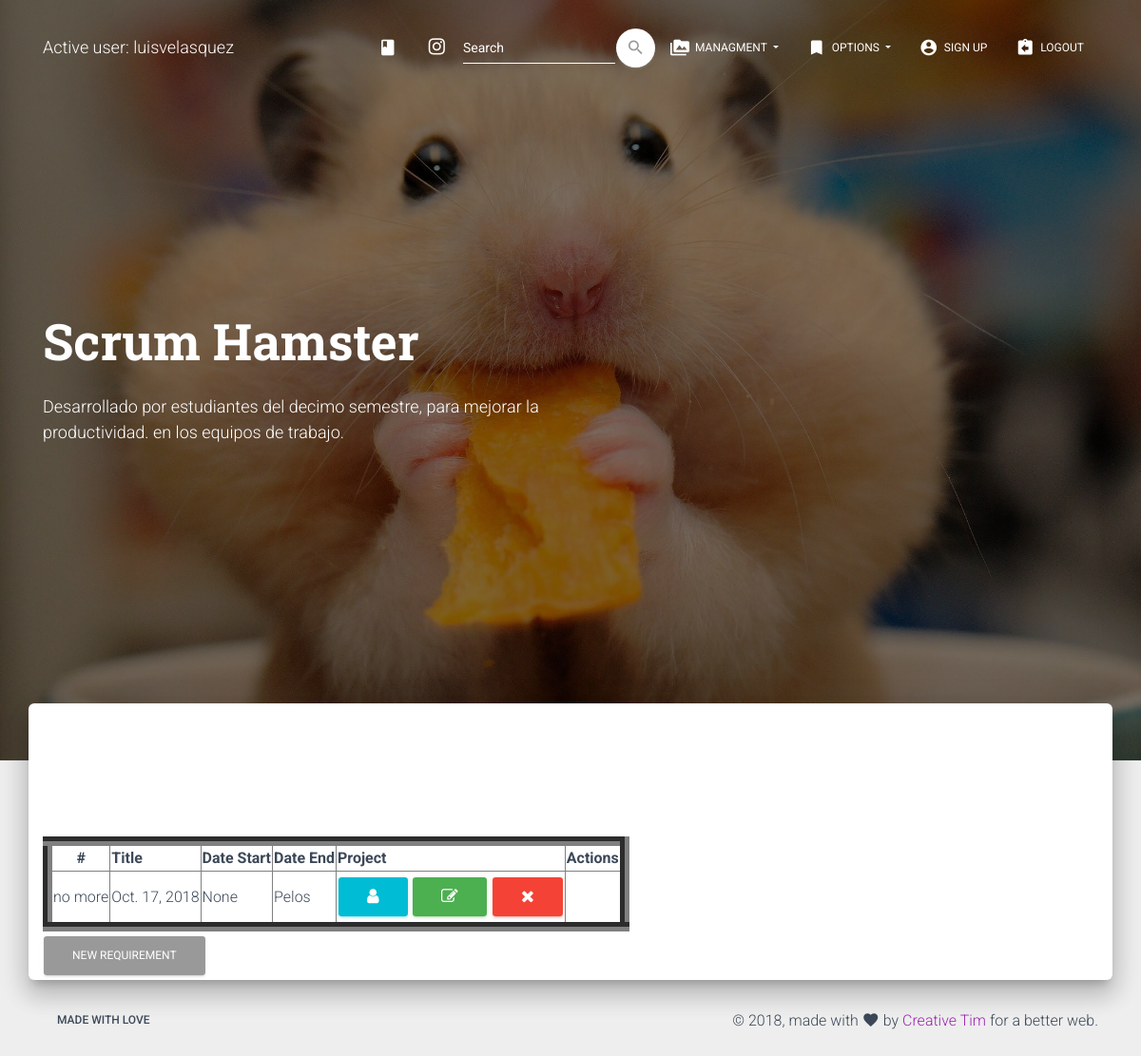
The page /list_requirement (signed in) on the database its author committed.
### modules/models.py (models this page shows, shortened)
class requirement(models.Model):
	title = models.CharField(max_length = 45)
	description = models.TextField()
	start_date = models.DateField(auto_now_add = True)
	end_date = models.DateField(blank = True, null = True)
	project_id = models.ForeignKey(project, on_delete = models.CASCADE)

class project(models.Model):
    name = models.CharField(max_length = 75)
    percent = models.PositiveSmallIntegerField()
    created_at = models.DateField(auto_now_add = True)
    file = models.URLField(blank = True)
    client_id = models.ForeignKey(client, on_delete = models.CASCADE)
    def __str__(self):
        return '%s' % (self.name)

### modules/views.py (the view)
# urls.py: path('list_requirement', list_requirement, name = 'list_requirement'),
@login_required
def list_requirement(request):
	data = requirement.objects.all()
	return render(request, 'requirement/requirement_list.html', {'data': data})

### modules/templates/requirement/requirement_list.html
{% extends 'base.html' %}
{% block content %}
<table border="10">
	<thead>
        <tr>
            <th class="text-center">#</th>
            <th>Title</th>
            <th>Date Start</th>
            <th>Date End</th>
            <th>Project</th>
            <th class="text-right">Actions</th>
        </tr>
    </thead>
{% for i in data %}
	<tr>
		<td>{{ i.title }}</td>
		<td>{{ i.start_date }}</td>
		<td>{{ i.end_date }}</td>
		<td>{{ i.project_id }}</td>
		<td class="td-actions text-right">
                <a href="{% url 'view_requirement' i.id %}" rel="tooltip" title="View Project" class="btn btn-info btn-simple btn-xs">
                    <i class="fa fa-user"></i>
                </a>
                <a href="{% url 'update_requirement' i.id %}" rel="tooltip" title="Edit Project" class="btn btn-success btn-simple btn-xs">
                    <i class="fa fa-edit"></i>
                </a>
                <a href="{% url 'delete_requirement' i.id %}" rel="tooltip" title="Remove" class="btn btn-danger btn-simple btn-xs">
                    <i class="fa fa-times"></i>
                </a>
            </td>
{% endfor %}
</table>
<a href="{% url 'create_requirement' %}" class="btn btn-pr">New requirement</a>
{% endblock %}

### modules/templates/base.html (shortened to what this page needs)
<!DOCTYPE html>
<html lang="en">
{% load static %}
<head>
  <link rel="stylesheet" href="https://maxcdn.bootstrapcdn.com/font-awesome/latest/css/font-awesome.min.css">
  <link href="{% static 'css/material-kit.css' %}" rel="stylesheet" />
  <link href="{% static 'demo/demo.css' %}" rel="stylesheet" />
</head>
<body class="landing-page sidebar-collapse">
  <nav class="navbar navbar-transparent navbar-color-on-scroll fixed-top navbar-expand-lg" color-on-scroll="100" id="sectionsNav">
    <div class="container">
      <div class="navbar-translate">
        {% if user.is_active %}
        <a class="navbar-brand" href="{% url 'index' %}">
          Active user: {{ user.username }} </a>
          {% endif %}
      </div>
      <div class="collapse navbar-collapse">
        <ul class="navbar-nav ml-auto">
          <li class="nav-item">
            <a class="nav-link" rel="tooltip" title="" data-placement="bottom" href="https://www.instagram.com/luis17velasquez/?hl=en" target="_blank" data-original-title="opent the CRM">
              <i class="material-icons">class</i>
            </a>
          </li>
          <li class="nav-item">
            <a class="nav-link" rel="tooltip" title="" data-placement="bottom" href="https://www.instagram.com/luis17velasquez/?hl=en" target="_blank" data-original-title="Follow us on Instagram">
              <i class="fa fa-instagram"></i>
            </a>
          </li>
          <li>
          <form class="form-inline ml-auto" method="POST" action ="{% url 'buscar_cliente' %}">{% csrf_token %}
              <div class="form-group has-white">
                <input type="text" class="form-control" placeholder="Search" name="buscalo">
              </div>
              <button type="submit" class="btn btn-white btn-just-icon btn-round">
                  <i class="material-icons">search</i>
              </button>
          </form>
          </li>
          {% if user.is_active %}
          <li class="dropdown nav-item">
            <a href="#" class="dropdown-toggle nav-link" data-toggle="dropdown">
              <i class="material-icons">perm_media</i> Managment
            </a>
          </li>
          <li class="dropdown nav-item">
            <a href="#" class="dropdown-toggle nav-link" data-toggle="dropdown">
              <i class="material-icons">bookmark</i> Options
            </a>
          </li>
          {% endif %}
           {% if user.is_active %}
           <li class="nav-item">
            <a class="nav-link" href="{% url 'signup' %}" onclick="scrollToDownload()">
              <i class="material-icons">account_circle</i> Sign up
            </a>
          </li>
          <li class="nav-item">
            <a class="nav-link" href="{% url 'logout' %}" onclick="scrollToDownload()">
              <i class="material-icons">assignment_return</i> Logout
            </a>
          </li>
          {% endif %}
        </ul>
      </div>
    </div>
  </nav>
  <div class="page-header header-filter" data-parallax="true" style="background-image: url('{% static 'img/profile_city.jpg' %}')">
    <div class="container">
      <div class="row">
        <div class="col-md-6">
          <h1 class="title">Scrum Hamster</h1>
          <h4>Desarrollado por estudiantes del decimo semestre, para mejorar la productividad. en los equipos de trabajo.</h4>
          <br>
        </div>
      </div>
    </div>
  </div>
  <div class="main main-raised">
    <div class="container">
      <div class="section text-center">
      </div>
      {% block content %}
      {% endblock %}
    </div>
  </div>
  <footer class="footer footer-default">
    <div class="container">
      <nav class="float-left">
        <ul>
          <li>
            <a href="#">
              made with love
            </a>
          </li>
        </ul>
      </nav>
      <div class="copyright float-right">
        &copy;
        , made with <i class="material-icons">favorite</i> by
        <a href="https://www.creative-tim.com" target="_blank">Creative Tim</a> for a better web.
      </div>
    </div>
  </footer>
</body>
</html>

### modules/static/demo/demo.css (style rules this page uses)
.title { margin-top: 30px; min-height: 32px; }

### rows shown on the page
requirement: title "no more", start_date "Oct. 17, 2018", end_date "None", project_id "Pelos"

### other values the page prints
{{ user.username }} "luisvelasquez"
